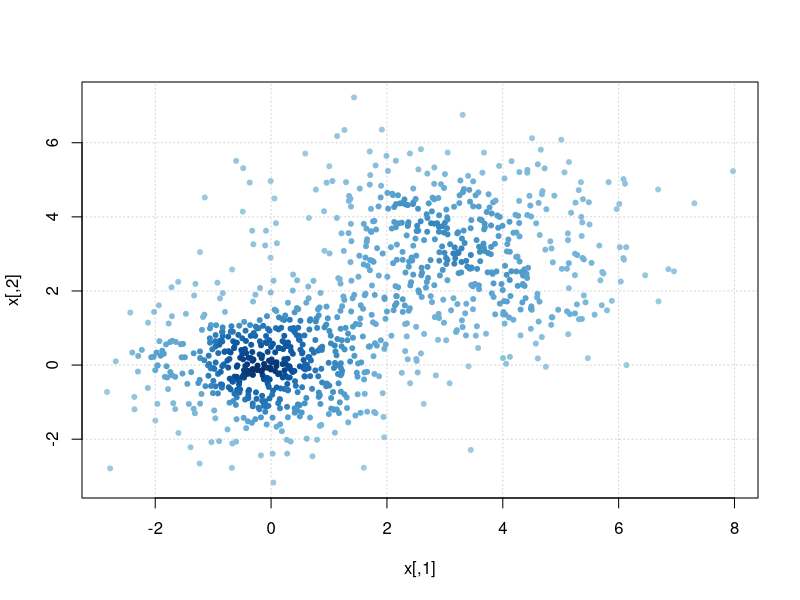
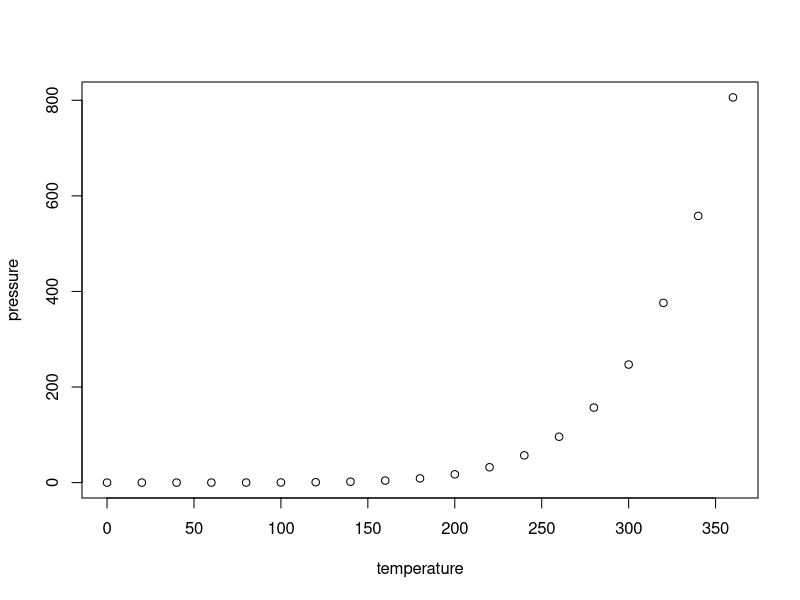
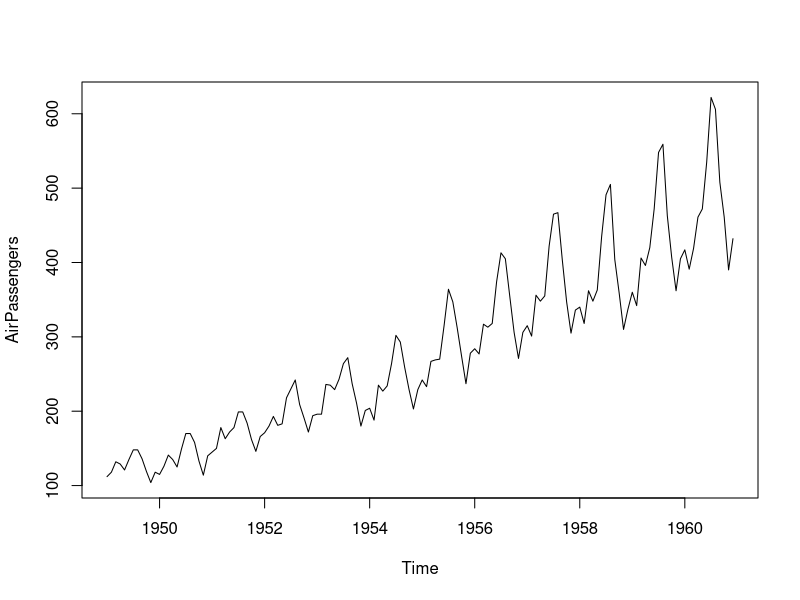
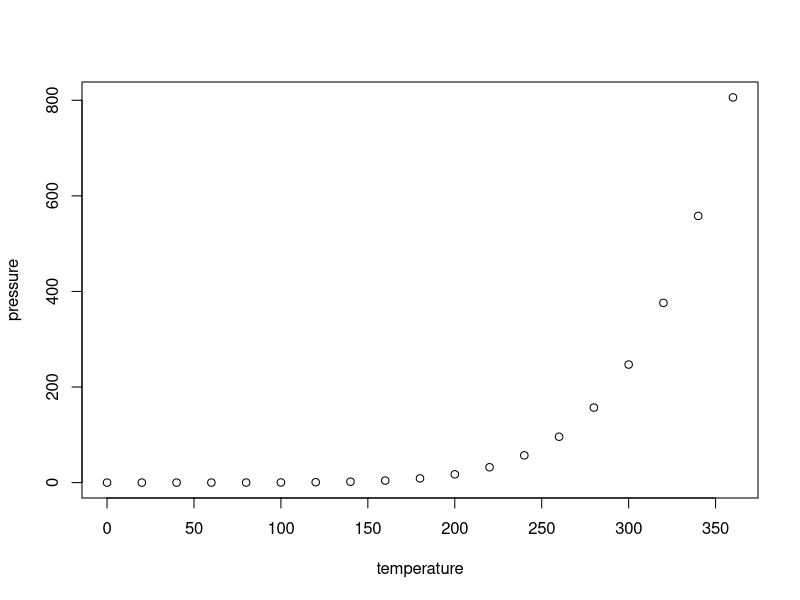
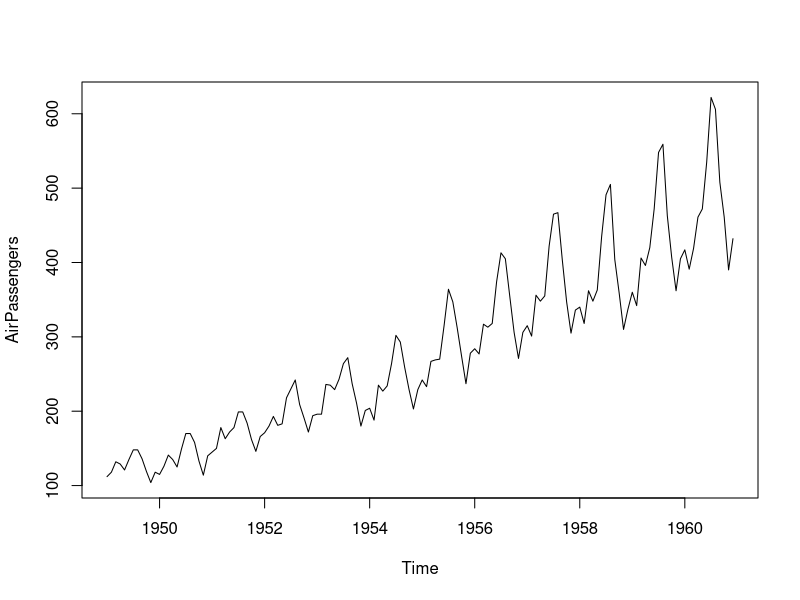
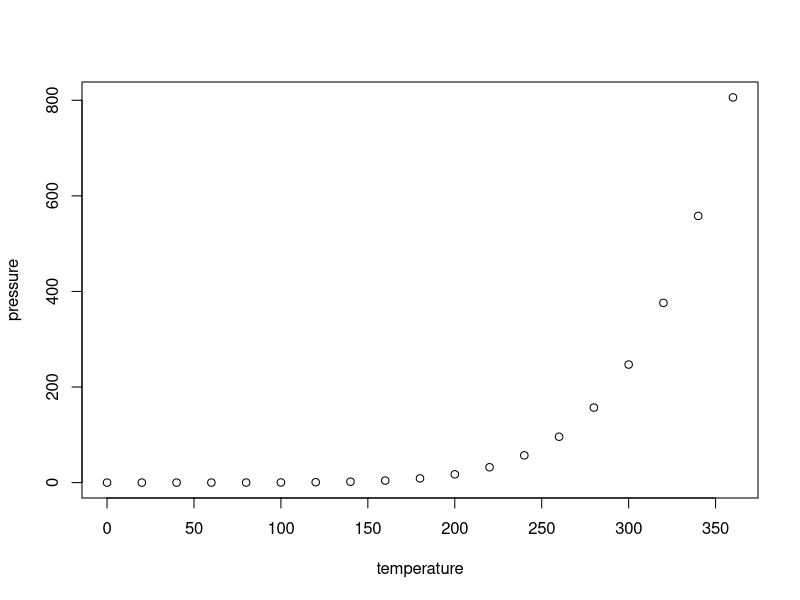
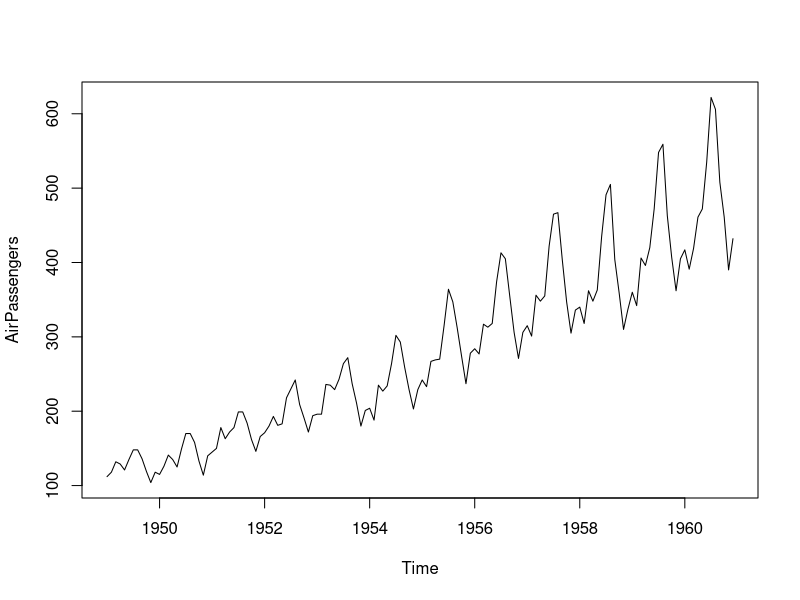
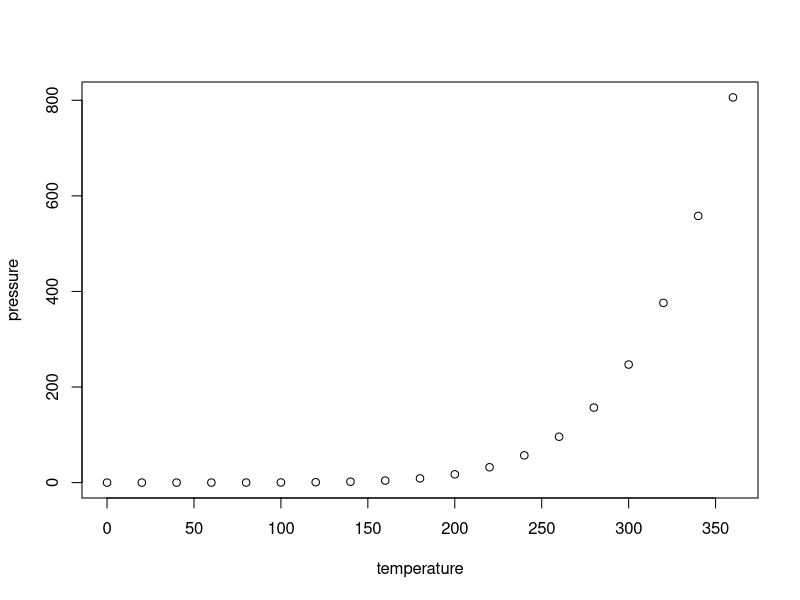

The R source for these figures, in order:
## ---- chunk 1
x1 <- matrix(rnorm(1e3), ncol = 2)
x2 <- matrix(rnorm(1e3, mean = 3, sd = 1.5), ncol = 2)
x <- rbind(x1, x2)

dcols <- densCols(x)
graphics::plot(x, col = dcols, pch = 20, panel.first = grid())
# title(main = "n = 1000", xpd = TRUE)
## ---- chunk 2
plot(pressure)
## ---- chunk 3
plot(AirPassengers)
## ---- chunk 4
plot(pressure)
plot(AirPassengers)
## ---- chunk 5
plot(pressure)
plot(AirPassengers)
## ---- chunk 6
plot(pressure)
plot(AirPassengers)
plot(pressure)
plot(AirPassengers)
## ---- chunk 7
library(dplyr)
library(kableExtra)
db <- mtcars[, 1:7]
db2 <- cbind(rownames(db), db)
colnames(db2) <- c("Methods", rep(c("Bias", "RMSE"), 3), "")
if (knitr::is_latex_output()) {
  kable(db2,
    format = "latex", booktabs = TRUE, escape = T, row.names = F,
    longtable = T, caption = "第1种类型的统计表格样式",
    linesep = c("", "", "", "", "", "\\midrule")
  ) %>%
    kable_styling(
      latex_options = c("hold_position", "repeat_header"),
      full_width = F, position = "center", repeat_header_method = "replace",
      repeat_header_text = "续表@ref(tab:kable)"
    ) %>%
    add_header_above(c(" ",
      "$\\\\sigma^2$" = 2, "$\\\\phi$" = 2,
      "$\\\\tau^2$" = 2, "$r=\\\\delta/\\\\phi$" = 1
    ), escape = F) %>%
    footnote(
      general_title = "注：", title_format = "italic", threeparttable = T,
      general = "* 星号表示的内容很长"
    )
} else {
  kable(db2,
    format = "html", booktabs = TRUE, escape = T, row.names = F,
    caption = "第1种类型的统计表格样式"
  ) %>%
    kable_styling(
      bootstrap_options = c("basic"),
      full_width = F, position = "center"
    ) %>%
    add_header_above(c("",
      "$\\sigma^2$" = 2, "$\\phi$" = 2,
      "$\\tau^2$" = 2, "$r=\\delta/\\phi$" = 1
    ), escape = F) %>%
    footnote(
      general_title = "注：", title_format = "italic", threeparttable = T,
      general = "* 星号表示的内容很长"
    )
}
